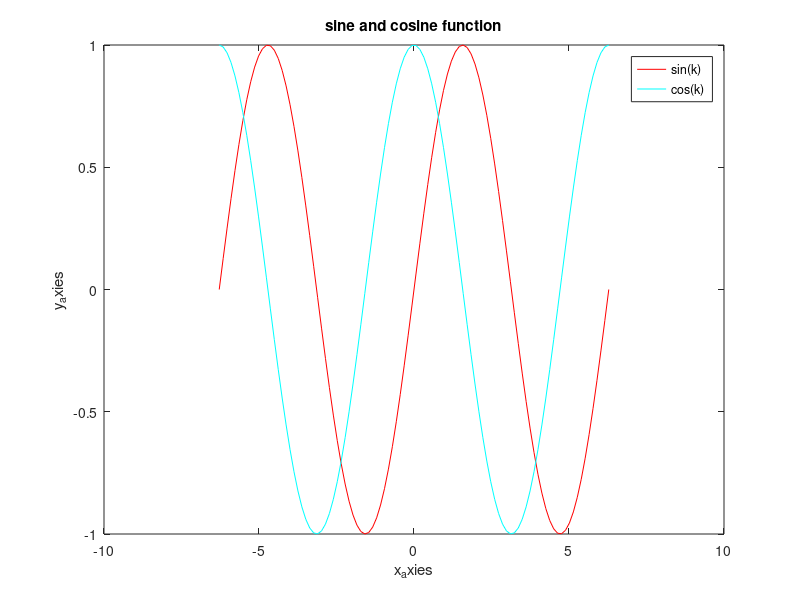

MATLAB code to generate this figure:
%#create data for two function
k=linspace(-2*pi,2*pi,100);
h1=sin(k);
h2=cos(k);
plot(k,h1,'Color','r',k,h2,'color','c');
title('sine and cosine function');
xlabel('x_axies');
ylabel('y_axies');
legend('sin(k)','cos(k)');